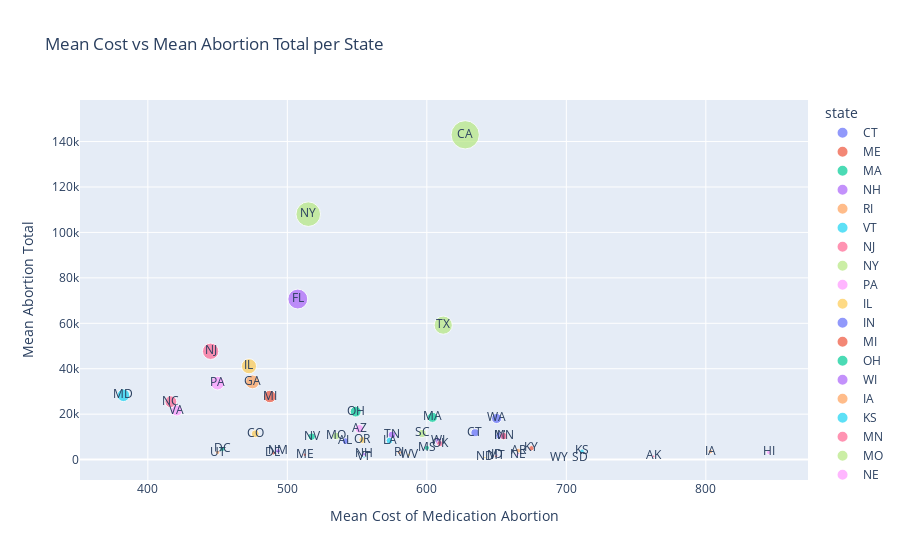

The cell this chart's notebook holds for it:
### Markdown cell above
## Plotting Abortion Cost vs Abortion Rate:

### Code cell
# Reshape the data: melt it into long format for easier plotting
abortion_total_columns = ['abortionstotal_2017', 'abortionstotal_2018', 'abortionstotal_2019', 'abortionstotal_2020']
cost_columns = ['Median cost of medication abortion services 2017', 
                'Median cost of medication abortion services 2018', 
                'Median cost of medication abortion services 2019', 
                'Median cost of medication abortion services 2020']

# Melt the data to long format for plotting
'''abortion_long = state_data.melt(id_vars=['state'], 
                                value_vars=abortion_total_columns, 
                                var_name='Year', 
                                value_name='AbortionTotal')
abortion_long['Year'] = abortion_long['Year'].str[-4:]

cost_long = state_data.melt(id_vars=['state'], 
                            value_vars=cost_columns, 
                            var_name='Year', 
                            value_name='Cost')
cost_long['Year'] = cost_long['Year'].str[-4:]


# Merge the two dataframes on 'state' and 'Year'
cost_abort = pd.merge(abortion_long, cost_long, on=['state', 'Year'])

# Plotting with Plotly: Scatter plot with abortion total vs cost
fig = px.scatter(cost_abort, 
                 x='Cost', 
                 y='AbortionTotal', 
                 color='state', 
                 hover_data=['Year'], 
                 title="Abortion Total vs Cost for Each State",
                 labels={'AbortionTotal': 'Abortion Total', 'Cost': 'Cost of Medication Abortion'},
                 trendline="ols")  # Add a trendline to see the correlation

fig.show()'''
# Calculate mean abortion total and mean cost for each state
data = state_data.copy()
data['Mean Abortion Total'] = data[abortion_total_columns].mean(axis=1)
data[cost_columns] = data[cost_columns].replace('*', 0).replace('--', 1).astype(int) 
data[cost_columns] = data[cost_columns].replace(0, np.nan).replace(1, np.nan)
data['Mean Cost'] = data[cost_columns].mean(axis=1)

# Plot the mean cost vs. mean abortion total per state
fig = px.scatter(data, 
                 x='Mean Cost', 
                 y='Mean Abortion Total', 
                 text='State',  # Add state labels on the points
                 title="Mean Cost vs Mean Abortion Total per State",
                 labels={'Mean Cost': 'Mean Cost of Medication Abortion', 'Mean Abortion Total': 'Mean Abortion Total'},
                 color='state',  # Color by state
                 size='Mean Abortion Total',  # Size of points based on abortion totals
                 hover_name='state',  # Hovering will show the state name
                 trendline='ols') 

fig.show()
